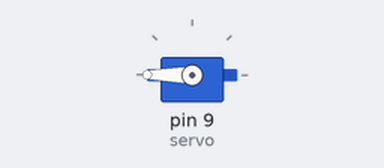
A sketch run on a simulated Arduino Uno, built with avr-gcc and run on an emulated ATmega328P. Parts: servo.

Above: at 0.05 s.
At 8.0 s:
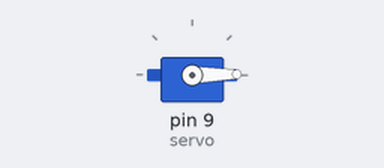
Timing chart, 0 to 10.4 s (numbered marks = the images above):
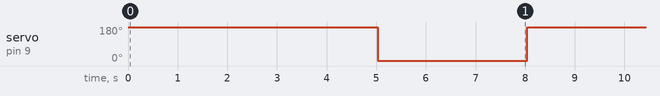

Measured:
- by itself, servo on pin 9 (servo): alternates 180° for 5.0 s and 1° for 3.0 s

The sketch:

test3.ino
```cpp
#include <Servo.h>

int servo = 9;
int vitri = 0;

Servo myservo;


void setup()
{
  myservo.attach(servo);
}


void loop()
{
  for(vitri = 0; vitri < 181; vitri++)
  {
    myservo.write(vitri);
    //delay(10);
  }
  delay (5000);


  for(vitri = 180; vitri > 0; vitri--)
  {
    myservo.write(vitri);
    //delay(10);
  }
  delay(3000);
}
```
